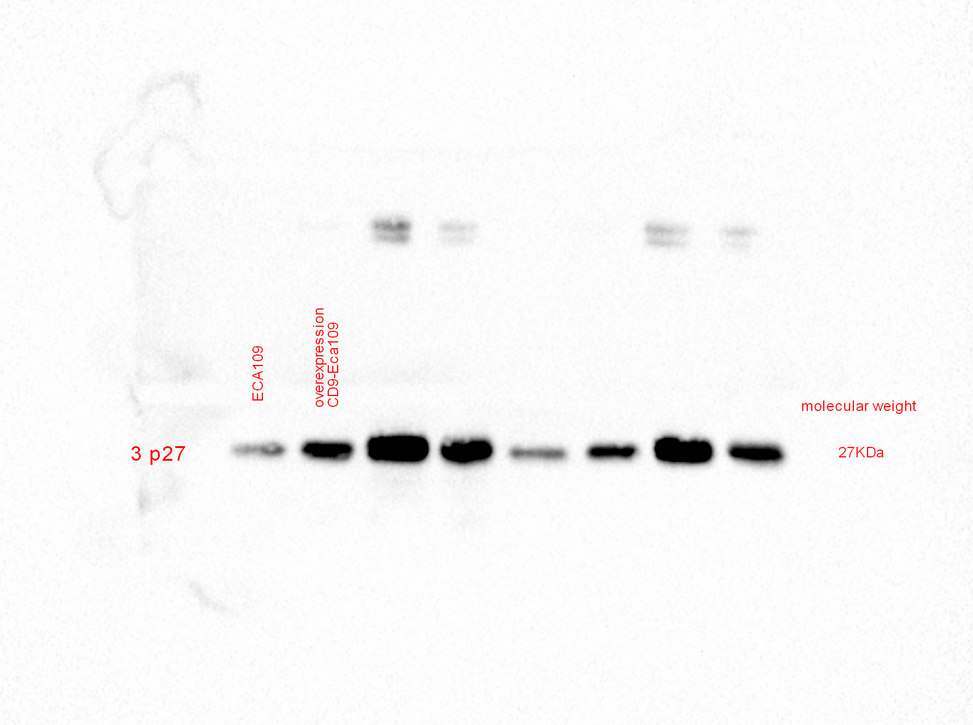
#> input picture Proof of Concept/images_separated/ECA.png, 973 x 725 px, shrunk from 2598 x 1937 before the run, found by its file name; its folder holds only this picture in this run
$ jupyter execute --allow-errors 'create fake image with input v1.0.ipynb'
#> lines starting #> are read from the running program, lines starting #| are printed output that depends on the picture; after the words box and inside, x2 and y2 are one past the last pixel; in counts of white or black regions, pixels touching at a corner belong together
[cell 1]
# Copy region and paste onto another area
# Referenced https://www.adamsmith.haus/python/examples/3039/pil-copy-a-region-of-an-image-to-another-area

from IPython.display import Image
from PIL import Image
import numpy as np
import matplotlib.pyplot as plt
import cv2

[cell 2]
# file input, e.g. SCC25DDP_BMI1.jpg
old_file_path = input("File path: ")
#> the answer given: images_separated/ECA.png
old_img = Image.open("images_separated/" + old_file_path, "r")
#> old_img is the input picture: PIL image 973x725 RGBA; mean R, G, B, A 248.7, 248.2, 248.2, 255

[cell 3]
# Referenced https://pyimagesearch.com/2014/08/04/opencv-python-color-detection/

# identify two columns to switch
# copy paste a column into new column

image = cv2.imread("images_separated/" + old_file_path)

# define the list of boundaries
boundaries = [
    ([0, 0, 0], [170, 170, 170]),
]

# loop over the boundaries
for (lower, upper) in boundaries:
    # create NumPy arrays from the boundaries
    lower = np.array(lower, dtype = "uint8")
    upper = np.array(upper, dtype = "uint8")
    # find the colors within the specified boundaries and apply the mask
    mask = cv2.inRange(image, lower, upper)
    output = cv2.bitwise_and(image, image, mask = mask)
    # show the images
    cv2.imshow("images", np.hstack([image, output]))
    cv2.waitKey(0)
#> this loop made 1 pass
#> pass 1, `mask = cv2.inRange(image, lower, upper)`:
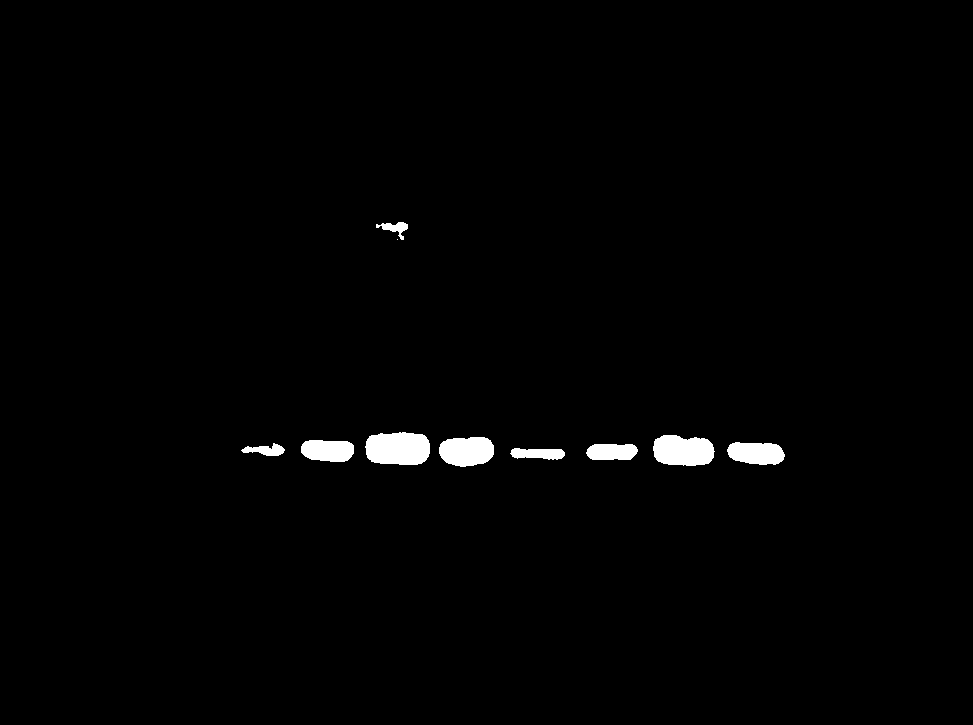
#> mask: shape (725, 973); 1.2% white; 10 white regions (1 under 20 px), largest, box (x1, y1, x2, y2) and area: (365, 432, 430, 465) 1843, (653, 435, 715, 466) 1580, (439, 437, 494, 467) 1349
#> pass 1, `cv2.imshow("images", np.hstack([image, output]))`:
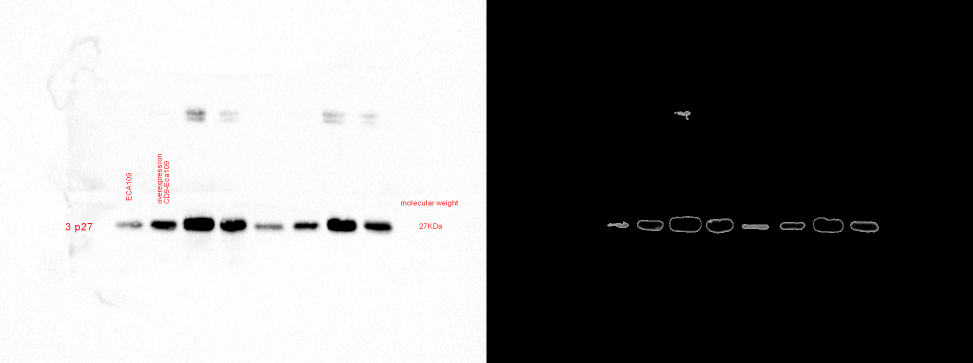
#> window 'images': shape (725, 1946, 3) (shown at 1/2 size); mean B, G, R 124.5, 124.5, 124.7

$ run again, on Proof of Concept/images_separated/Raw images_wetsern blot_4.png
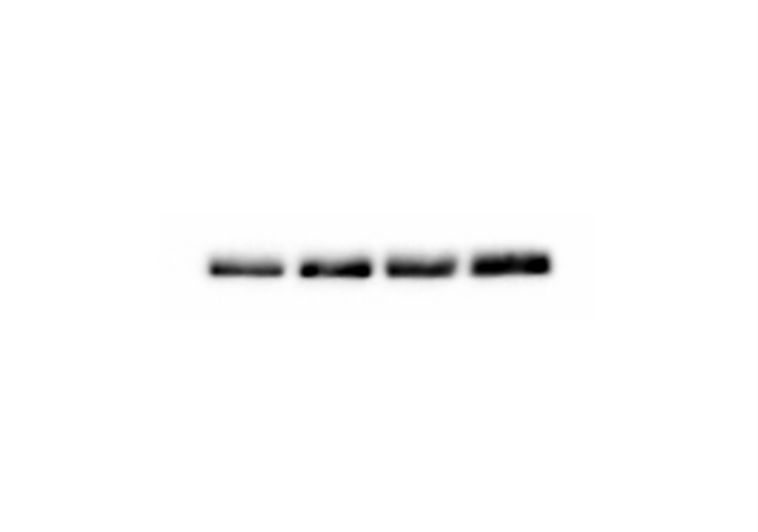
#> input picture Proof of Concept/images_separated/Raw images_wetsern blot_4.png, 758 x 532 px, found by its file name
#> old_img is the input picture: PIL image 758x532 RGBA; mean R, G, B, A 251.6, 251.6, 251.6, 255
#> the loop `for (lower, upper) in boundaries:` made 1 pass
#> pass 1, `mask = cv2.inRange(image, lower, upper)`:
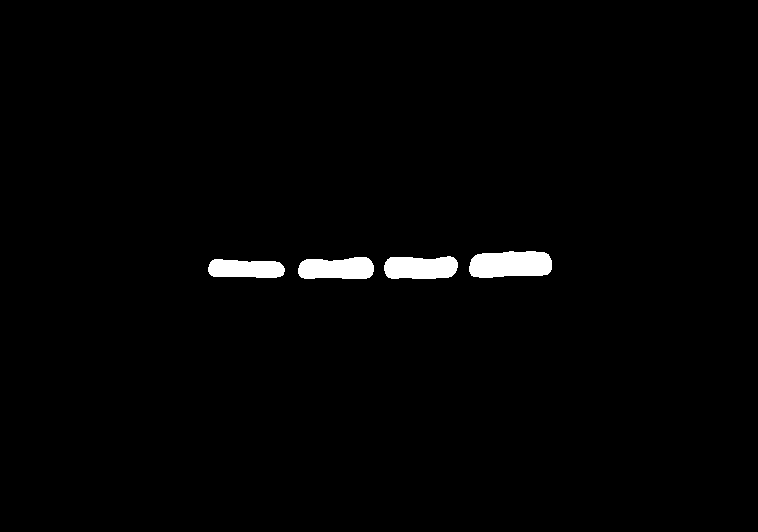
#> mask: shape (532, 758); 1.5% white; 4 white regions, box (x1, y1, x2, y2) and area: (469, 251, 552, 278) 1919, (384, 256, 458, 279) 1469, (298, 257, 374, 279) 1427, (208, 259, 285, 278) 1229
#> pass 1, `cv2.imshow("images", np.hstack([image, output]))`:
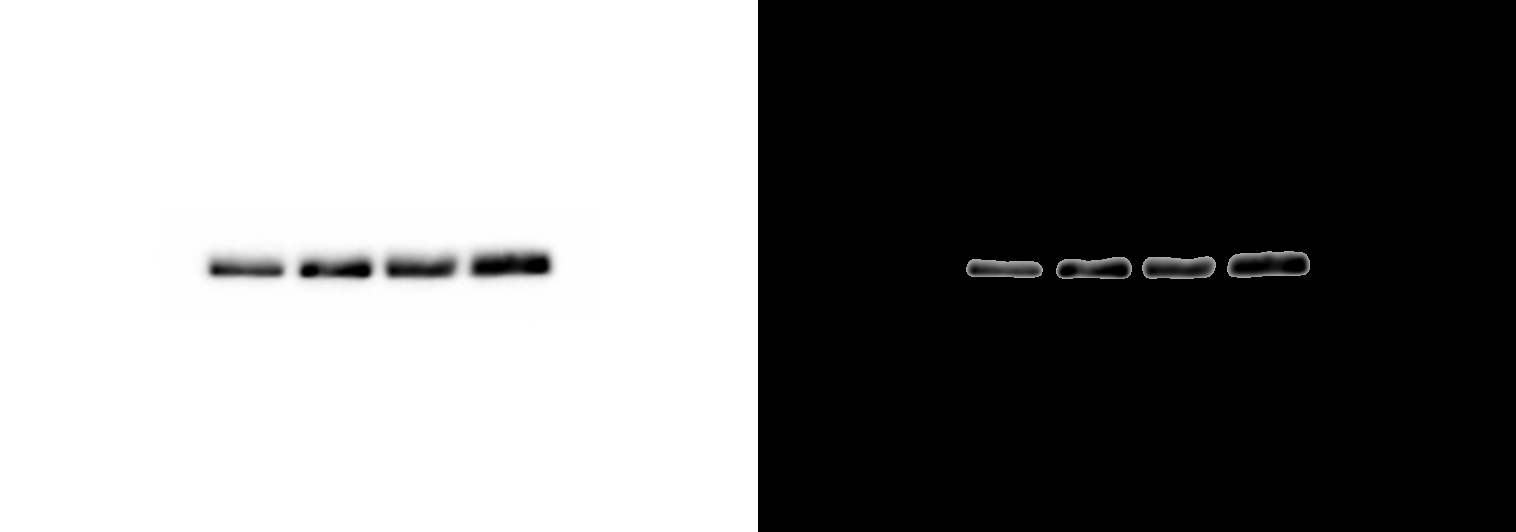
#> window 'images': shape (532, 1516, 3); min 0, max 255, mean 126.4
